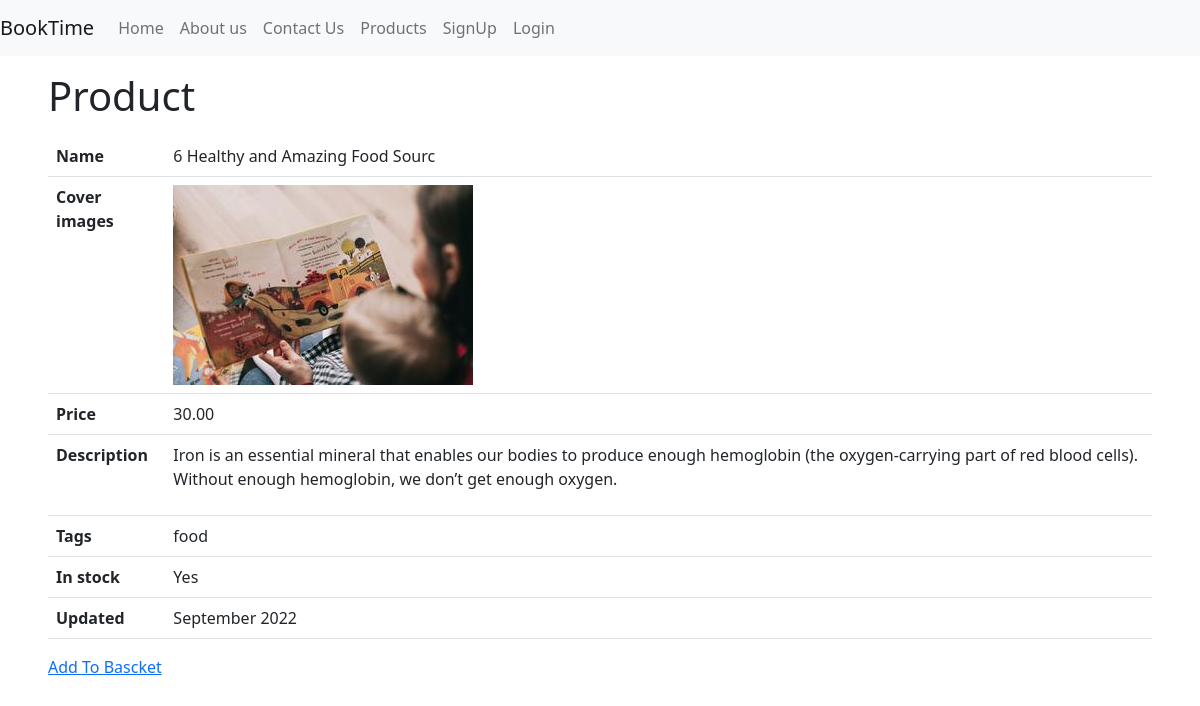
Screenshot of /product/6-healthy-and-amazing-food-sourc/ with the database file from the repository.
### main/models.py (models this page shows, shortened)
class Product(models.Model):
    name = models.CharField(max_length=32)
    description = models.TextField(blank=True)
    price = models.DecimalField(max_digits=6, decimal_places=2)
    slug = models.SlugField(max_length=48)
    active = models.BooleanField(default=True)
    in_stock = models.BooleanField(default=True)
    date_updated = models.DateTimeField(auto_now=True)
    tags = models.ManyToManyField('ProductTag', blank=True)
    objects = ActiveManager()

class ProductImage(models.Model):
    product = models.ForeignKey(Product, on_delete=models.CASCADE)
    image = models.ImageField(upload_to="product-images")
    thumbnail = models.ImageField(upload_to='product-thumbnails', null=True)

class ProductTag(models.Model):
    name = models.CharField(max_length=40)
    slug = models.SlugField(max_length=48)
    description = models.TextField(blank=True)
    active = models.BooleanField(default=True)
    objects = ProductTagManager()
    def __str__(self):
        return self.name

### main/templates/main/product_detail.html
{% extends "../base.html" %} {% block content %}
<h1 class="my-3">Product</h1>
<table class="table">
  <tr>
    <th>Name</th>
    <td>{{ object.name }}</td>
  </tr>
  <tr>
    <th>Cover images</th>
    <td>
      {% for image in object.productimage_set.all %}
      <img src="{{ image.thumbnail.url }}" alt="cover" />
      {% endfor %}
    </td>
  </tr>
  <tr>
    <th>Price</th>
    <td>{{ object.price }}</td>
  </tr>
  <tr>
    <th>Description</th>
    <td>{{ object.description|linebreaks }}</td>
  </tr>
  <tr>
    <th>Tags</th>
    <td>{{ object.tags.all|join:","|default:"No tags available" }}</td>
  </tr>
  <tr>
    <th>In stock</th>
    <td>{{ object.in_stock|yesno|capfirst }}</td>
  </tr>
  <tr>
    <th>Updated</th>
    <td>{{ object.date_updated|date:"F Y" }}</td>
  </tr>
</table>
<a href="{% url "add_to_basket" %}?product_id={{ object.id }}">Add To Bascket</a>
{% endblock content %}

### rows the page displays
Product: name "6 Healthy and Amazing Food Sourc", price "30.00", description "Iron is an essential mineral that enables our bodies to produce enough hemoglobin (the oxygen-carrying part of red blood cells). Without enough hemoglobin, we don’t get enough oxygen.", tags.all "food", in_stock "Yes", date_updated "September 2022"
ProductImage: thumbnail (picture)
